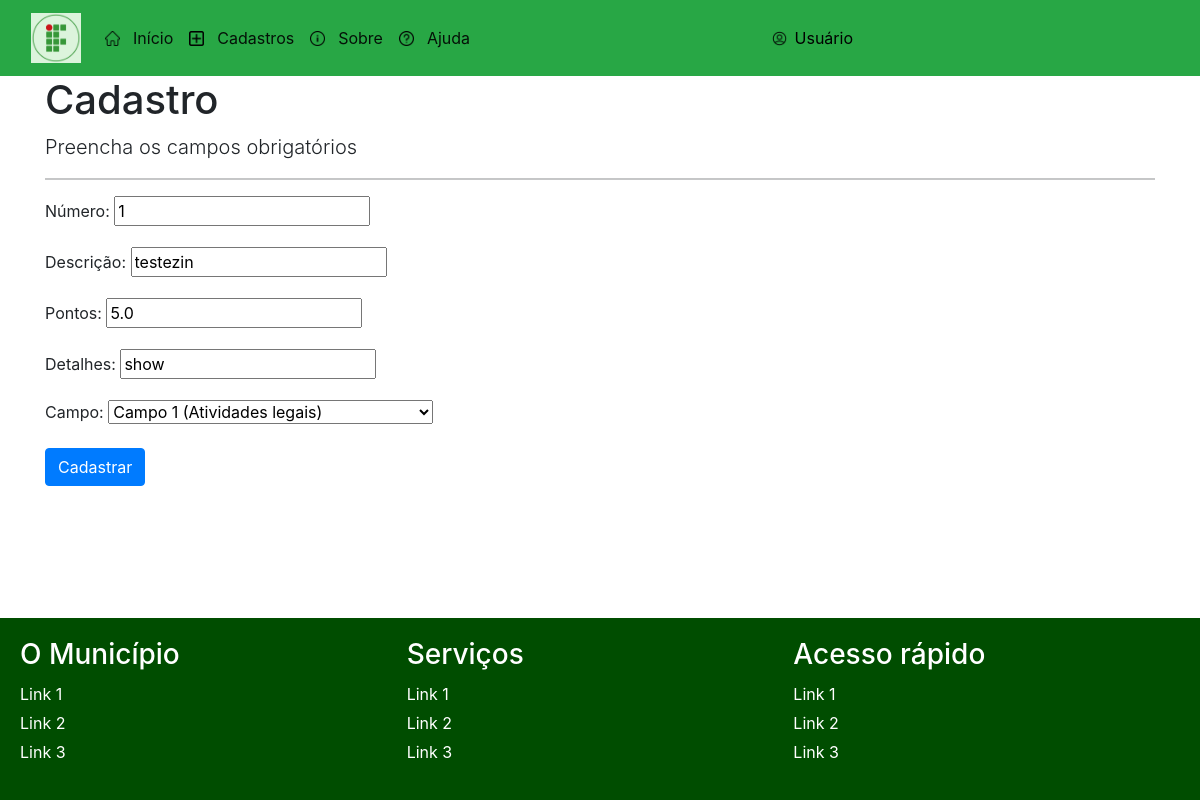
Before: /editar/atividade/1 with the older database file.
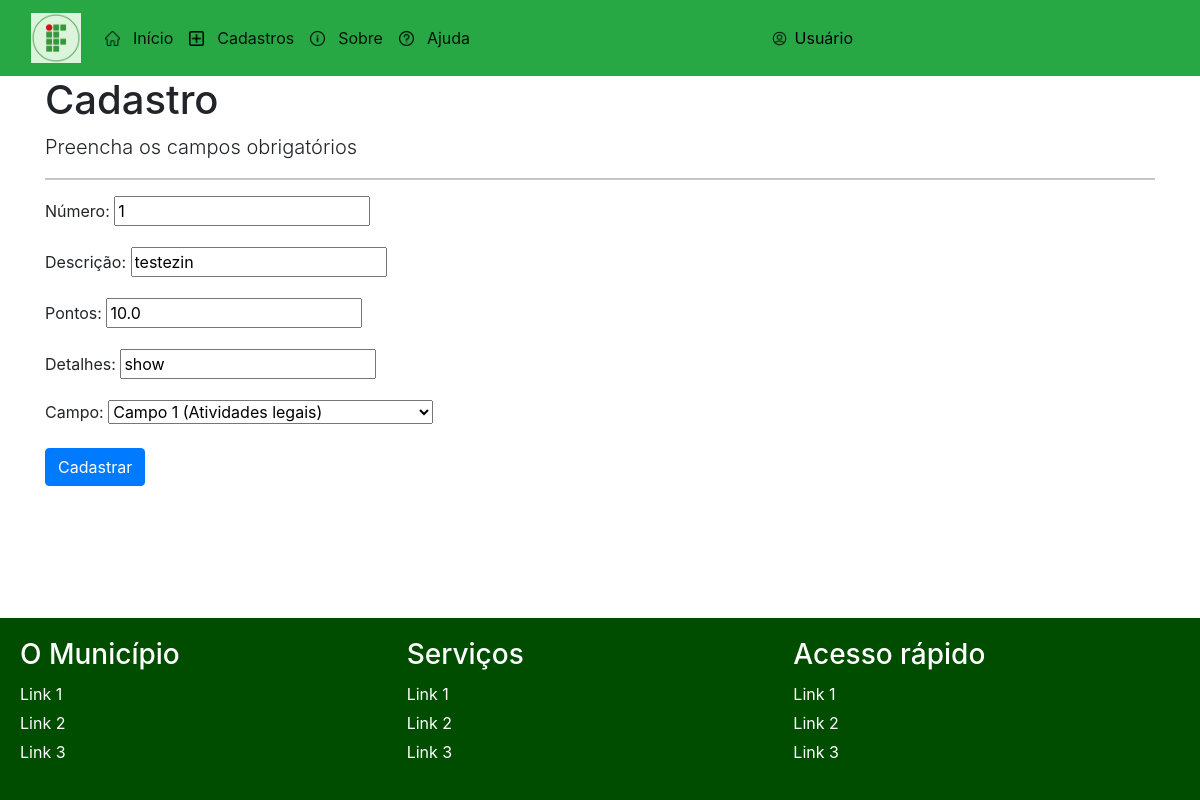
After: the same page with the newer database file.
### cadastros/models.py (models this page shows, shortened)
class Atividade(models.Model):
    numero= models.IntegerField(verbose_name="Número")
    descricao= models.CharField(max_length=100, verbose_name="Descrição")
    pontos= models.DecimalField(decimal_places=1, max_digits=4)
    detalhes=models.CharField(max_length=50)
    campo= models.ForeignKey(Campo, on_delete=models.PROTECT)

class Campo(models.Model):
    nome = models.CharField(max_length=50)
    descricao = models.CharField(max_length=150, verbose_name="Descrição")
    def __str__(self):
        return "{} ({})".format(self.nome, self.descricao)

### cadastros/views.py (the view)
# urls.py: path('editar/atividade/<int:pk>', AtividadeUpdate.as_view(),name='editar-atividade' ),
class AtividadeUpdate(UpdateView):
        model=Atividade
        fields = ['numero','descricao', 'pontos', 'detalhes', 'campo']
        template_name='cadastros/form.html'
        success_url = reverse_lazy('listar-atividades')

### cadastros/templates/cadastros/form.html (shortened to what this page needs)
{% extends 'paginas/modelo.html' %}
{% block conteúdo %}
<div class="container">
    <h1>Cadastro</h1>
    <p class="lead">Preencha os campos obrigatórios</p>
<hr>
<form action="" method="POST">
    {{ form.as_p }}
    <button type="submit" class="btn btn-primary">Cadastrar</button>
</form>
</div>
{% endblock %}

Changed rows visible on the page:
changed Atividade "show": pontos "5.0" → "10.0"
